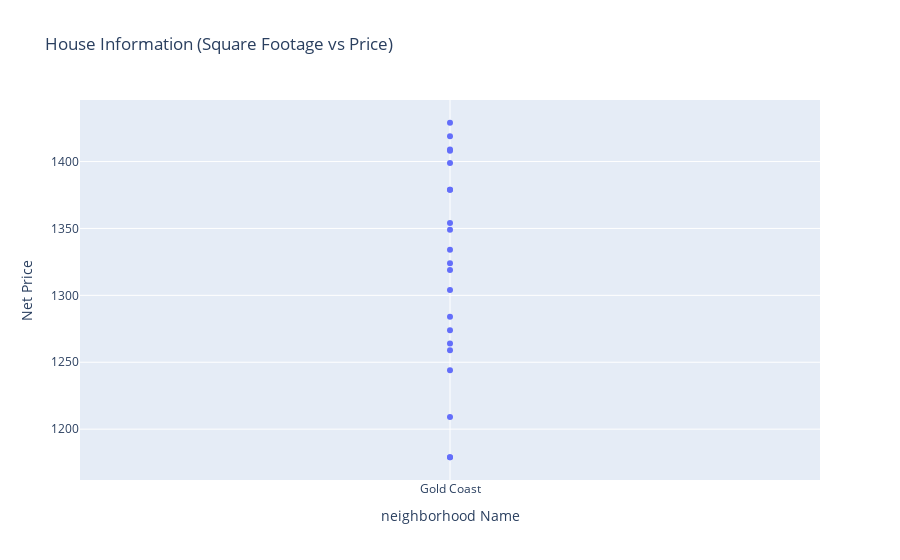

The notebook cell this image was saved under:
### Code cell
fig2 = px.scatter(filtered_df, 
                 x='neighborhood_name', 
                 y='net_price', 
                 hover_data=['name', 'unit_number', 'beds', 'baths', 'sqft'],
                 title="House Information (Square Footage vs Price)",
                 labels={'neighborhood_name': 'neighborhood Name', 'net_price': 'Net Price'})

fig2.show()

### Figure 1 — Plotly figure (JSON) as saved in the notebook; plotly's stock layout.template omitted (floating-point values rounded to 4 significant figures)
{"data": [{"customdata": [["1350 N Lake Shore", 100501, 2, 2, 508], ["1350 N Lake Shore", 202016, 2, 2, 537], ["1350 N Lake Shore", 200309, 2, 2, 672], ["1350 N Lake Shore", 100919, 2, 2, 518], ["1350 N Lake Shore", 201501, 2, 2, 508], ["1350 N Lake Shore", 201406, 2, 2, 525], ["1350 N Lake Shore", 101006, 2, 2, 525], ["1350 N Lake Shore", 201319, 2, 2, 518], ["1350 N Lake Shore", 200701, 2, 2, 508], ["1350 N Lake Shore", 102006, 2, 2, 525], ["1350 N Lake Shore", 200901, 2, 2, 508], ["1350 N Lake Shore", 101501, 2, 2, 508], ["1350 N Lake Shore", 101301, 2, 2, 508], ["1350 N Lake Shore", 100316, 2, 2, 537], ["1350 N Lake Shore", 200516, 2, 2, 537], ["1350 N Lake Shore", 201716, 2, 2, 537], ["1350 N Lake Shore", 201001, 2, 2, 508], ["1350 N Lake Shore", 100219, 2, 2, 518], ["1350 N Lake Shore", 101706, 2, 2, 525], ["1350 N Lake Shore", 100419, 2, 2, 518], ["1350 N Lake Shore", 101716, 2, 2, 537]], "hovertemplate": "neighborhood Name=%{x}<br>Net Price=%{y}<br>name=%{customdata[0]}<br>unit_number=%{customdata[1]}<br>beds=%{customdata[2]}<br>baths=%{customdata[3]}<br>sqft=%{customdata[4]}<extra></extra>", "legendgroup": "", "marker": {"color": "#636efa", "symbol": "circle"}, "mode": "markers", "name": "", "orientation": "v", "showlegend": false, "type": "scatter", "x": ["Gold Coast", "Gold Coast", "Gold Coast", "Gold Coast", "Gold Coast", "Gold Coast", "Gold Coast", "Gold Coast", "Gold Coast", "Gold Coast", "Gold Coast", "Gold Coast", "Gold Coast", "Gold Coast", "Gold Coast", "Gold Coast", "Gold Coast", "Gold Coast", "Gold Coast", "Gold Coast", "Gold Coast"], "xaxis": "x", "y": [1259, 1334, 1408, 1264, 1274, 1179, 1179, 1284, 1304, 1209, 1244, 1429, 1419, 1409, 1399, 1319, 1379, 1379, 1324, 1354, 1349], "yaxis": "y"}], "layout": {"legend": {"tracegroupgap": 0}, "title": {"text": "House Information (Square Footage vs Price)"}, "xaxis": {"anchor": "y", "domain": [0, 1], "title": {"text": "neighborhood Name"}}, "yaxis": {"anchor": "x", "domain": [0, 1], "title": {"text": "Net Price"}}}}
